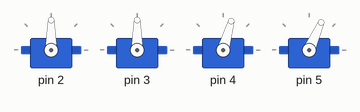
This sketch was run on a simulated Arduino Uno, built with avr-gcc and run on an emulated ATmega328P. Parts: 4 × servo.

Above: at 0.55 s.
At 0.75 s:
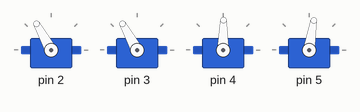
At 0.9 s:
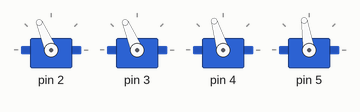
At 1.0 s:
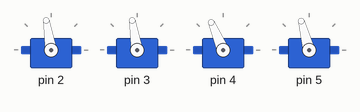
At 1.25 s:
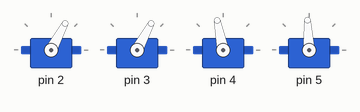
At 1.5 s:
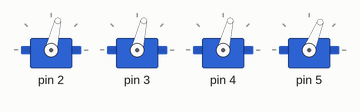
Timing chart, 0 to 3.5 s (numbered marks = the images above):
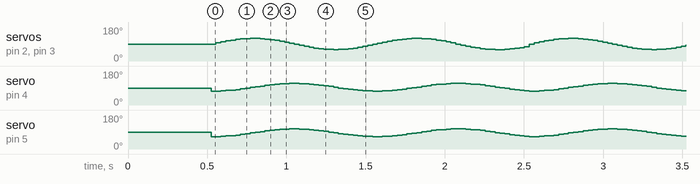

The sketch:

otto_robot.ino
```cpp
#include <Otto.h>
Otto Otto;


#define LeftLeg 2 // left leg pin
#define RightLeg 3 // right leg pin
#define LeftFoot 4 // left foot pin
#define RightFoot 5 // right foot pin
#define Buzzer 13 //buzzer pin


void setup() {
  Otto.init(LeftLeg, RightLeg, LeftFoot, RightFoot, true, Buzzer);
  Otto.home();

}

void loop() {
  Otto.walk(2, 1000, 1);
}
```
